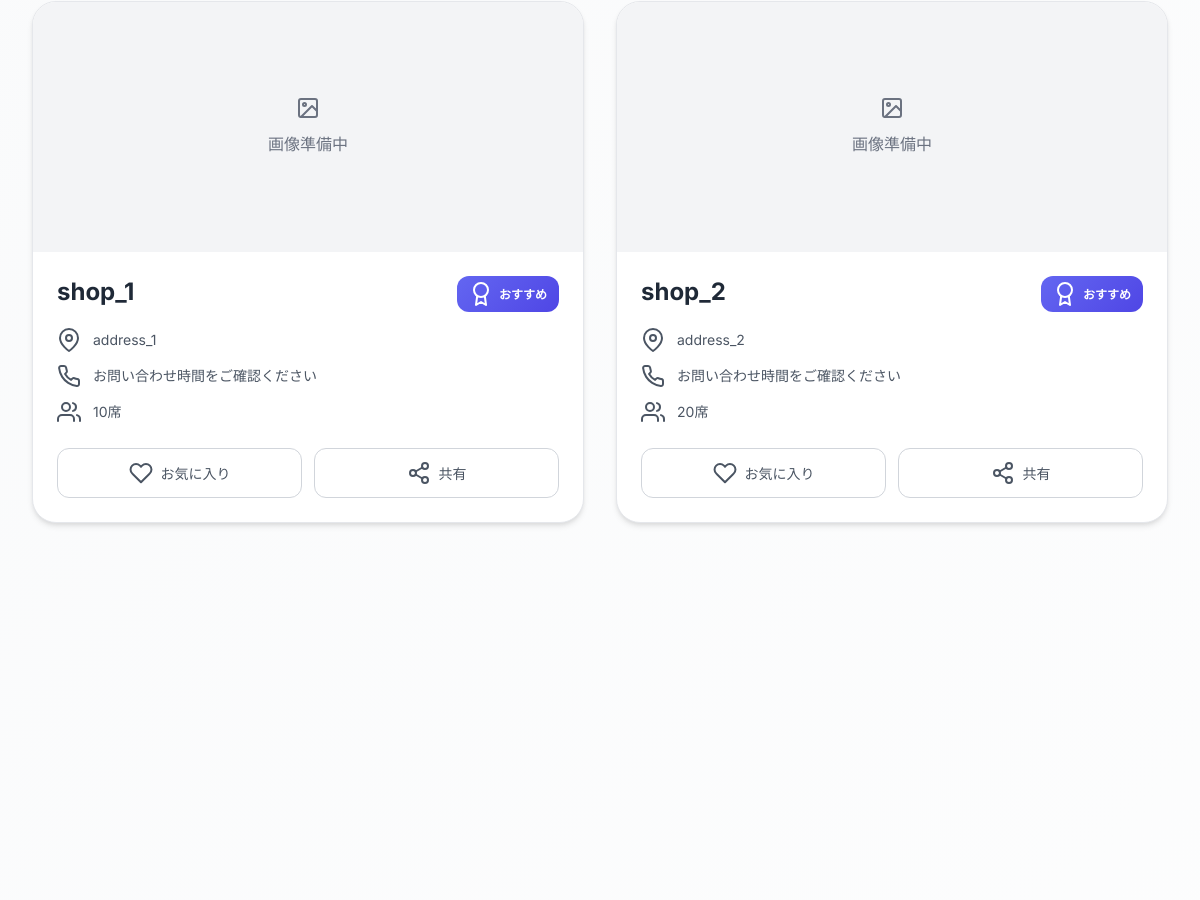
Page /shops/shop_list/ (middle part) on the earlier database version.
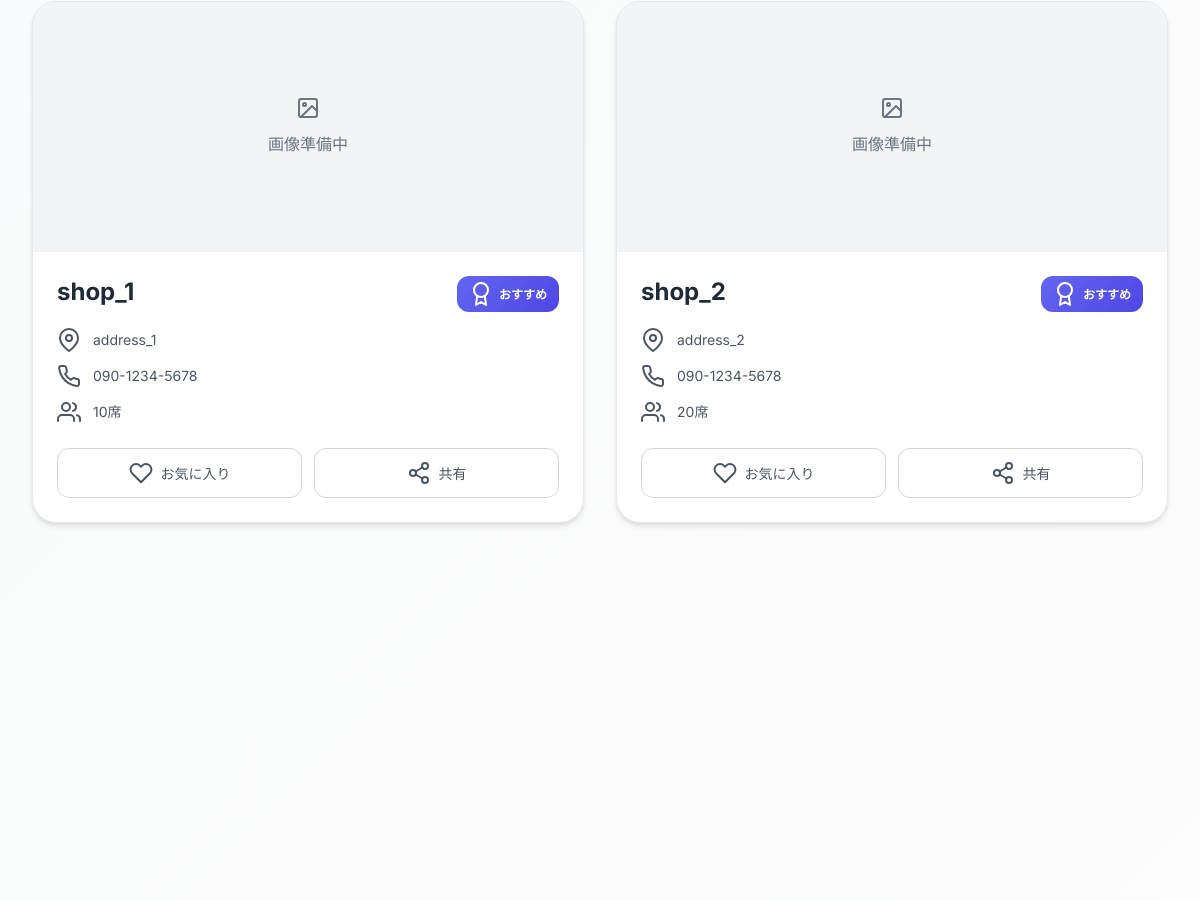
Same page on the later database version.
### shops/models.py (models this page shows, shortened)
class Shop(models.Model):
    name = models.CharField(max_length=100, null=False, blank=False)
    address = models.CharField(max_length=255, null=False, blank=False)
    seat_count = models.PositiveIntegerField(null=False, blank=False)
    phone_number = models.CharField(max_length=15, null=True, blank=True)
    user = models.ForeignKey(User, on_delete=models.CASCADE, null=False, blank=False)
    class Meta:
        db_table = 'shops'

### shops/views.py (the view)
# urls.py: path('shop_list/', views.ShopListView.as_view(), name='shop_list'),
class ShopListView(ListView):
    model = Shop
    template_name = 'shops/shop_list.html'
    context_object_name = 'shops'
    paginate_by = 10

### templates/shops/shop_list.html (shortened to what this page needs)
{% extends 'base.html' %}
{% block content %}
<div class="shops-container">
    <div class="shops-grid">
        {% for shop in shops %}
            <div class="shop-card" data-shop-id="{{ shop.pk }}">
                <a href="{% url 'shops:shop_detail' shop.pk %}" class="shop-link">
                    <div class="shop-gallery">
                        {% if shop.images.exists %}
                            <div class="image-main">
                                <img src="{{ shop.images.first.image.url }}"
                                     alt="{{ shop.name }}"
                                     class="main-image">
                                <div class="image-overlay">
                                    <i data-feather="zoom-in"></i>
                                </div>
                            </div>
                            {% if shop.images.count > 1 %}
                                <div class="image-thumbnails">
                                    {% for image in shop.images.all|slice:"1:4" %}
                                        <div class="thumbnail">
                                            <img src="{{ image.image.url }}" alt="{{ shop.name }}">
                                        </div>
                                    {% endfor %}
                                    {% if shop.images.count > 4 %}
                                        <div class="thumbnail more-photos">
                                            <span>+{{ shop.images.count|add:"-4" }}</span>
                                        </div>
                                    {% endif %}
                                </div>
                            {% endif %}
                        {% else %}
                            <div class="no-image">
                                <i data-feather="image"></i>
                                <span>画像準備中</span>
                            </div>
                        {% endif %}
                    </div>
                    <div class="shop-content">
                        <div class="shop-header">
                            <h2 class="shop-name">{{ shop.name }}</h2>
                            <div class="shop-badge">
                                <i data-feather="award"></i>
                                <span>おすすめ</span>
                            </div>
                        </div>
                        <div class="shop-details">
                            <div class="detail-item">
                                <i data-feather="map-pin"></i>
                                <span>{{ shop.address }}</span>
                            </div>
                            <div class="detail-item">
                                <i data-feather="phone"></i>
                                <span>{{ shop.phone_number|default:"お問い合わせ時間をご確認ください" }}</span>
                            </div>
                            <div class="detail-item">
                                <i data-feather="users"></i>
                                <span>{{ shop.seat_count }}席</span>
                            </div>
                        </div>
                        <div class="shop-actions">
                            <button class="btn-favorite" data-shop-id="{{ shop.pk }}">
                                <i data-feather="heart"></i>
                                <span>お気に入り</span>
                            </button>
                            <button class="btn-share" data-shop-id="{{ shop.pk }}">
                                <i data-feather="share-2"></i>
                                <span>共有</span>
                            </button>
                        </div>
                    </div>
                </a>
            </div>
        {% endfor %}
    </div>
</div>
{% endblock %}

Differences in the rows shown:
changed Shop "shop_1": phone_number "お問い合わせ時間をご確認ください" → "090-1234-5678"
changed Shop "shop_2": phone_number "お問い合わせ時間をご確認ください" → "090-1234-5678"
